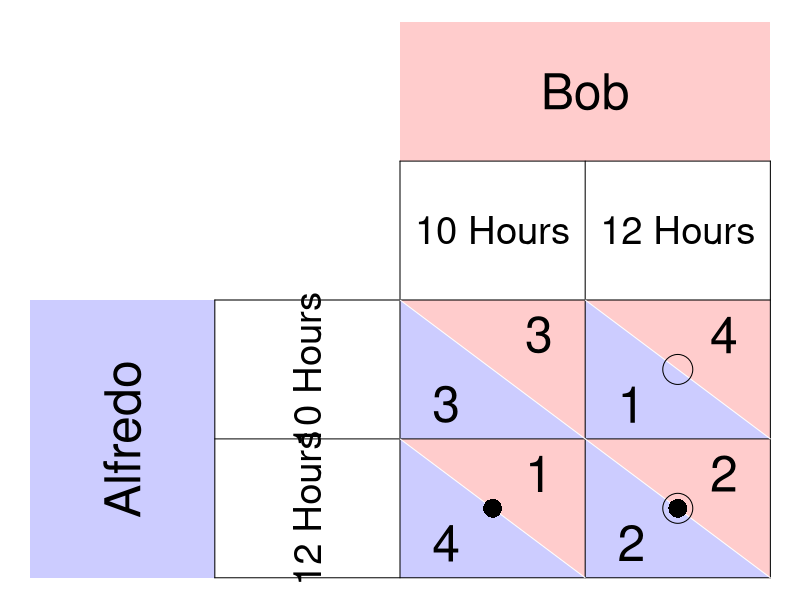

Recreate this plot in R.
require(ggplot2)
require(shape)
pdf(file = "society/matrix_fishermen.pdf", width = 9, height = 7)

par(mar =  c(0, 0, 0, 0))
xlims <- c(0, 8)
ylims <- c(0, 8)

#TextSizes
PlayerSize <- 3
StratSize <- 2.3
PayoffSize <- 3

p1fadelevel <- 0.2
p2fadelevel <- 0.2

#Payoffs are listed as c("NW", "SW", "NE", "SE")

#Considerations for Player 1
P1Name <- c("Alfredo")
P1Strat <- c("10 Hours", "12 Hours")
P1Payoffs <- c("3", "4", "1", "2")
P1BR1 <- c("SW") #Must be NW or SW - the BR prints accordingly. 
P1BR2 <- c("SE") #Must be NE or SE - the BR prints accordingly. 
P1bestsize <- 2.5 #Adjusts size of point indicating best response of P1
#NW = (5, 3); SW = (5,1); NE = (7, 3); SE = (7, 1)

#Considerations for Player 2
P2Name <- c("Bob")
P2Strat <- c("10 Hours", "12 Hours")
P2Payoffs <- c("3", "1", "4", "2")
P2BR1 <- c("NE") #Must be NW or SW - the BR prints accordingly. 
P2BR2 <- c("SE") #Must be NE or SE - the BR prints accordingly. 
P2bestsize <- 4 #Adjusts size of circle indicating best response of P1

plot(0, 0, xlim = xlims, ylim = ylims, type = "n",
     xlab = expression(""),
     ylab = expression(""),
     xaxt = "n", 
     yaxt = "n", 
     cex.lab = 2, 
     bty = "n")



#Color and label for Player 1 and their strategies
polygon(c(0,0,2,2,0), c(0,4,4,0,0), col=rgb(0, 0, 1, p1fadelevel), density=NULL, border = NA)
text(1, 2, P1Name[1], srt = 90, cex = PlayerSize)

text(3, 3, P1Strat[1], cex = StratSize, srt = 90)
text(3, 1, P1Strat[2], cex = StratSize, srt = 90)


#Color and label for Player 2
polygon(c(4,4,8,8,4), c(8,6,6,8,8), col=rgb(1, 0, 0, p2fadelevel), density=NULL, border = NA)
text(6, 7, P2Name[1], cex = PlayerSize)

text(5, 5, P2Strat[1], cex = StratSize)
text(7, 5, P2Strat[2], cex = StratSize)

#NorthWest cell 
#P1
polygon(c(4,4,6,4), c(4,2,2,4), col=rgb(0, 0, 1, p1fadelevel), density=NULL, border = NA)
#P2
polygon(c(4,6,6,4), c(4,4,2,4), col=rgb(1, 0, 0, p2fadelevel), density=NULL, border = NA)

#P1
text(4.5, 2.5, P1Payoffs[1], cex = PayoffSize)
#P2
text(5.5, 3.5, P2Payoffs[1], cex = PayoffSize)

#SouthWest cell  
#P1
polygon(c(4,4,6,4), c(2,0,0,2), col=rgb(0, 0, 1, p1fadelevel), density=NULL, border = NA)
#P2
polygon(c(4,6,6,4), c(2,2,0,2), col=rgb(1, 0, 0, p2fadelevel), density=NULL, border = NA)

#P1
text(4.5, 0.5, P1Payoffs[2], cex = PayoffSize)
#P2
text(5.5, 1.5, P2Payoffs[2], cex = PayoffSize)


#NorthEast cell 
#P1
polygon(c(6,6,8,6), c(4,2,2,4), col=rgb(0, 0, 1, p1fadelevel), density=NULL, border = NA)
#P2
polygon(c(6,8,8,6), c(4,4,2,4), col=rgb(1, 0, 0, p2fadelevel), density=NULL, border = NA)
#P1
text(6.5, 2.5, P1Payoffs[3], cex = PayoffSize)
#P2
text(7.5, 3.5, P2Payoffs[3], cex = PayoffSize)

#SouthEast cell 
#P1
polygon(c(6,6,8,6), c(2,0,0,2), col=rgb(0, 0, 1, p1fadelevel), density=NULL, border = NA)
#P2
polygon(c(6,8,8,6), c(2,2,0,2), col=rgb(1, 0, 0, p2fadelevel), density=NULL, border = NA)
#P1
text(6.5, 0.5, P1Payoffs[4], cex = PayoffSize)
#P2
text(7.5, 1.5, P2Payoffs[4], cex = PayoffSize)


#Lines for the Table
segments(8, 0, 8, 6, lty = 1, col = "black")
segments(4, 6, 8, 6, lty = 1, col = "black")
segments(2, 0, 2, 4, lty = 1, col = "black")
segments(2, 0, 8, 0, lty = 1, col = "black")
segments(2, 4, 8, 4, lty = 1, col = "black")
segments(4, 0, 4, 6, lty = 1, col = "black")
segments(2, 2, 8, 2, lty = 1, col = "black")
segments(6, 0, 6, 6, lty = 1, col = "black")

#Diagonals
#NW
segments(4, 4, 6, 2, lty = 1, col = "white")
#NE
segments(6, 4, 8, 2, lty = 1, col = "white")
#SW
segments(4, 2, 6, 0, lty = 1, col = "white")
#Se
segments(6, 2, 8, 0, lty = 1, col = "white")


#Best responses 
#P1 
if (P1BR1[1] == "NW"){
  points(5, 3, pch = 16, col = "black", cex = P1bestsize)
} else{points(5, 1, pch = 16, col = "black", cex = P1bestsize)
}

if (P1BR2[1] == "NE"){
  points(7, 3, pch = 16, col = "black", cex = P1bestsize)
} else{points(7, 1, pch = 16, col = "black", cex = P1bestsize)
}


#P2
if (P2BR1[1] == "NW"){
  points(5, 3, pch = 1, col = "black", cex = P2bestsize)
} else{points(7, 3, pch = 1, col = "black", cex = P2bestsize)
}

if (P2BR2[1] == "SW"){
  points(5, 1, pch = 1, col = "black", cex = P2bestsize)
} else{points(7, 1, pch = 1, col = "black", cex = P2bestsize)
}

dev.off()
